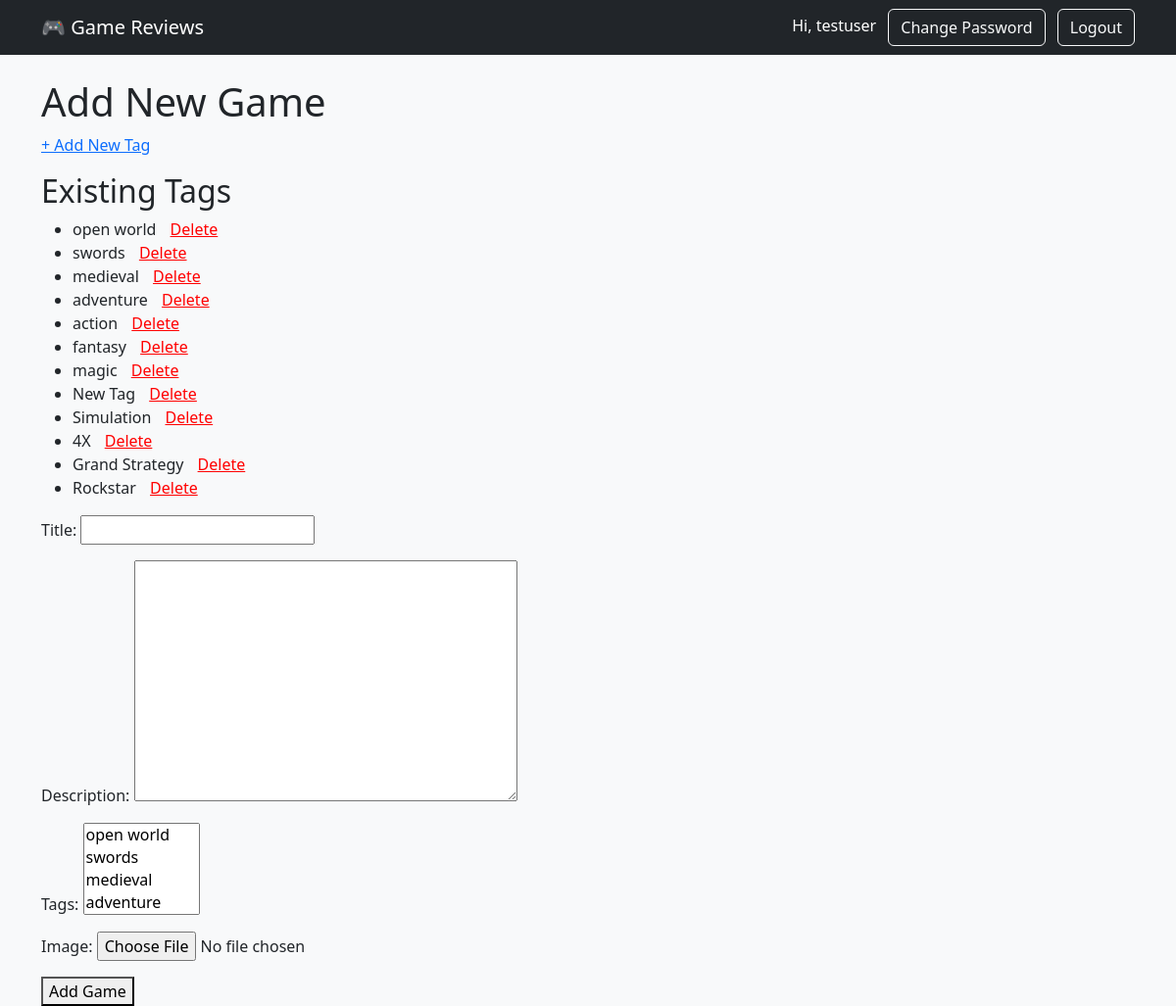
/games/add/ (signed in), run on the app's committed database.
### reviews/models.py (models this page shows)
class Tag(models.Model):
    name = models.CharField(max_length=100)
    def __str__(self):
        return self.name

### reviews/views.py (the view)
# urls.py: path("games/add/", GameAdd.as_view(), name="game_add"),
class GameAdd(CreateView):
    model = Game
    template_name = "game_add.html"
    fields = "__all__"
    def get_context_data(self, **kwargs):
        context = super().get_context_data(**kwargs)
        context["tags"] = Tag.objects.all()
        return context

### templates/game_add.html (shortened to what this page needs)
{% extends "base.html" %}
{% block content %}
  <h1>Add New Game</h1>
  {% if request.user.is_authenticated and request.user.is_superuser %}
    <p>
      <a href="{% url 'tag_add' %}">+ Add New Tag</a>
    </p>
    <h2>Existing Tags</h2>
    {% if tags %}
      <ul>
        {% for tag in tags %}
          <li>
            {{ tag.name }}
            <a href="{% url 'tag_delete' tag.pk %}"
               onclick="return confirm('Are you sure you want to delete this tag?');"
               style="color: red; margin-left: 10px;">
              Delete
            </a>
          </li>
        {% endfor %}
      </ul>
    {% else %}
      <p>No tags available.</p>
    {% endif %}
  {% endif %}
  <form method="POST" enctype="multipart/form-data">
    {{ form.as_p }}
    <button type="submit">Add Game</button>
  </form>
{% endblock %}

### templates/base.html (shortened to what this page needs)
<!DOCTYPE html>
<html lang="en">
<head>
    <link rel="stylesheet" href="https://cdn.jsdelivr.net/npm/bootstrap@5.3.0/dist/css/bootstrap.min.css">
</head>
<body class="bg-light">
    <nav class="navbar navbar-expand-lg navbar-dark bg-dark mb-4">
    <div class="container">
        <a class="navbar-brand" href="{% url 'game_list' %}">🎮 Game Reviews</a>
        <div class="ms-auto">
        {% if user.is_authenticated %}
            <span class="navbar-text text-white me-2">Hi, {{ user.username }}</span>
            <a class="btn btn-outline-light me-2" href="{% url 'password_change' %}">Change Password</a>
            <form method="post" action="{% url 'logout' %}" style="display: inline;">
            <button type="submit" class="btn btn-outline-light">Logout</button>
            </form>
        {% else %}
            <a class="btn btn-outline-light me-2" href="{% url 'login' %}">Login</a>
            <a class="btn btn-outline-light" href="{% url 'signup' %}">Sign Up</a>
        {% endif %}
        </div>
    </div>
    </nav>
    <div class="container">
        {% block content %}
        {% endblock %}
    </div>
</body>
</html>

### data on the page
Tag: name "open world"
Tag: name "swords"
Tag: name "medieval"
Tag: name "adventure"
Tag: name "action"
Tag: name "fantasy"
Tag: name "magic"
Tag: name "New Tag"
Tag: name "Simulation"
Tag: name "4X"
Tag: name "Grand Strategy"
Tag: name "Rockstar"

### other printed values
{{ user.username }} "testuser"
